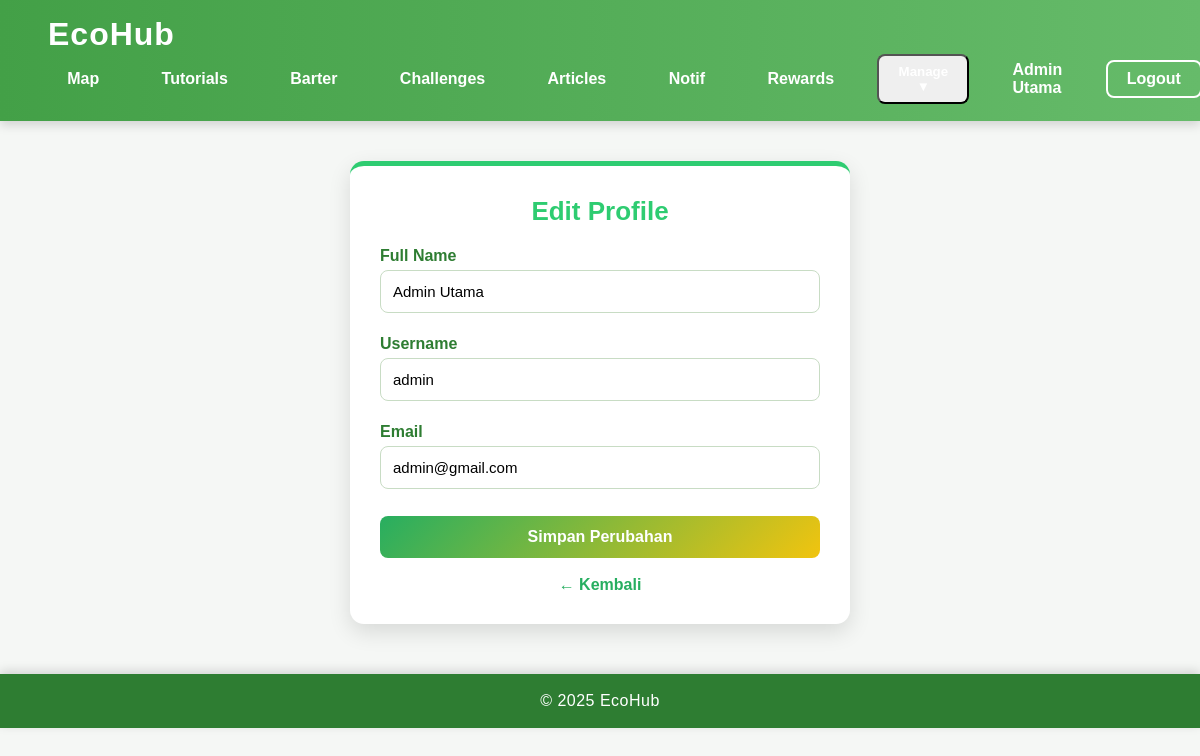
The page /profile_edit.php (signed in) on the database its author committed.
### tables this page shows
CREATE TABLE users (
    user_id INT AUTO_INCREMENT PRIMARY KEY,
    full_name VARCHAR(100) NOT NULL,
    username VARCHAR(50) NOT NULL UNIQUE,
    email VARCHAR(100) NOT NULL UNIQUE,
    password VARCHAR(255) NOT NULL,
    role ENUM('Admin','User','Guest') NOT NULL DEFAULT 'User'
);

### profile_edit.php (the view, shortened to what this page needs)
<?php
require_once "config.php";
$user = $_SESSION['user'];
$user_id = $user['user_id'];
$stmt = $pdo->prepare("SELECT full_name, username, email FROM users WHERE user_id = ?");
$stmt->execute([$user_id]);
$data = $stmt->fetch();
$currentName = $data['full_name'];
$currentUsername = $data['username'];
$currentEmail = $data['email'];
?>
<!DOCTYPE html>
<html lang="id">
<head>
<link rel="stylesheet" href="assets/css/styling.css">
<link rel="stylesheet" href="assets/css/profile_edit.css">
</head>
<body>
<?php include "navbar.php"; ?>
<div class="edit-card">
    <h2>Edit Profile</h2>
    <form method="POST" class="edit-form">
        <label>Full Name</label>
        <input type="text" name="fullname" value="<?= htmlspecialchars($currentName) ?>">
        <label>Username</label>
        <input type="text" name="username" value="<?= htmlspecialchars($currentUsername) ?>">
        <label>Email</label>
        <input type="email" name="email" value="<?= htmlspecialchars($currentEmail) ?>">
        <button type="submit" class="btn-save">Simpan Perubahan</button>
    </form>
    <a href="profile.php" class="back-link">← Kembali</a>
</div>
<footer>
<p>© 2025 EcoHub</p>
</footer>
</body>
</html>

### navbar.php (shortened to what this page needs)
<?php
$user = $_SESSION['user'] ?? null;
$role = $user['role'] ?? 'Guest';
$username = $user['full_name'] ?? null;
?>
<nav class="navbar-top">
    <a href="index.php" class="navbar-title">EcoHub</a>
    <div class="navbar-navigation">
        <a href="map.php">Map</a>
        <a href="tutorials.php">Tutorials</a>
        <a href="barter.php">Barter</a>
        <a href="challenges.php">Challenges</a>
        <a href="articles.php">Articles</a>
        <a href="notif.php">Notif</a>
        <a href="rewards.php">Rewards</a>
        <?php if ($role === 'Guest'): ?>
            <a href="login.php" class="btn-login">Login</a>
            <a href="register.php" class="btn-login">Register</a>
        <?php elseif ($role === 'Admin'): ?>
            <div class="dropdown">
                <button class="dropbtn">Manage ▼</button>
            </div>
            <a href="profile.php" class="username">
                <?= htmlspecialchars($username) ?>
            </a>
            <a href="logout.php" class="btn-logout">Logout</a>
        <?php endif; ?>
    </div>
</nav>

### assets/css/styling.css (style rules this page uses)
* { margin: 0; padding: 0; box-sizing: border-box; font-family: "Poppins", sans-serif; }
body { background: #f5f7f5; color: #333; }
a { text-decoration: none; transition: 0.3s ease; }
.navbar-top { display: flex; justify-content: space-between; align-items: center; background: linear-gradient(90deg, #43A047, #66BB6A); padding: 1rem 3rem; color: #FFF; position: sticky; top: 0; z-index: 100; flex-wrap: wrap; box-shadow: 0 4px 10px rgba(0,0,0,0.15); }
.navbar-title { font-size: 2rem; font-weight: 800; color: #FFF; letter-spacing: 1px; }
.navbar-navigation { display: flex; align-items: center; gap: 1.5rem; }
.navbar-navigation a, .navbar-navigation .dropbtn { color: #FFF; padding: 0.5rem 1.2rem; border-radius: 8px; font-weight: 600; }
.dropdown { position: relative; }
.btn-login, .btn-logout { border: 2px solid #FFFFFF; padding: 0.4rem 1rem; border-radius: 20px; }
.back-link { display: block; text-align: center; margin-top: 15px; font-weight: bold; color: #27AE60; }
footer { background: #2E7D32; color: #FFF; text-align: center; padding: 18px 0; margin-top: 50px; font-weight: 500; letter-spacing: 0.5px; box-shadow: 0 -3px 10px rgba(0,0,0,0.15); }

### assets/css/profile_edit.css (style rules this page uses)
.edit-card { max-width: 500px; background: #ffffff; margin: 40px auto; padding: 30px; border-radius: 14px; box-shadow: 0 8px 22px rgba(0,0,0,0.12); border-top: 5px solid #2ecc71; animation: fadeIn 0.3s ease; }
.edit-card h2 { text-align: center; color: #2ecc71; margin-bottom: 20px; font-size: 26px; }
.edit-form label { font-weight: 600; margin-top: 10px; display: block; color: #2e7d32; }
.edit-form input { width: 100%; padding: 12px; margin-top: 5px; margin-bottom: 12px; border: 1px solid #c8dcc4; border-radius: 8px; font-size: 15px; transition: 0.25s; }
.btn-save { width: 100%; padding: 12px; background: linear-gradient(135deg, #27ae60, #f1c40f); border: none; color: white; font-weight: bold; border-radius: 8px; cursor: pointer; margin-top: 10px; font-size: 16px; transition: 0.3s ease; }
.back-link { display: block; text-align: center; margin-top: 18px; font-weight: 600; color: #27ae60; text-decoration: none; }

### rows shown on the page
users: full_name "Admin Utama", fullname "Admin Utama", username "admin", email "admin@gmail.com"
